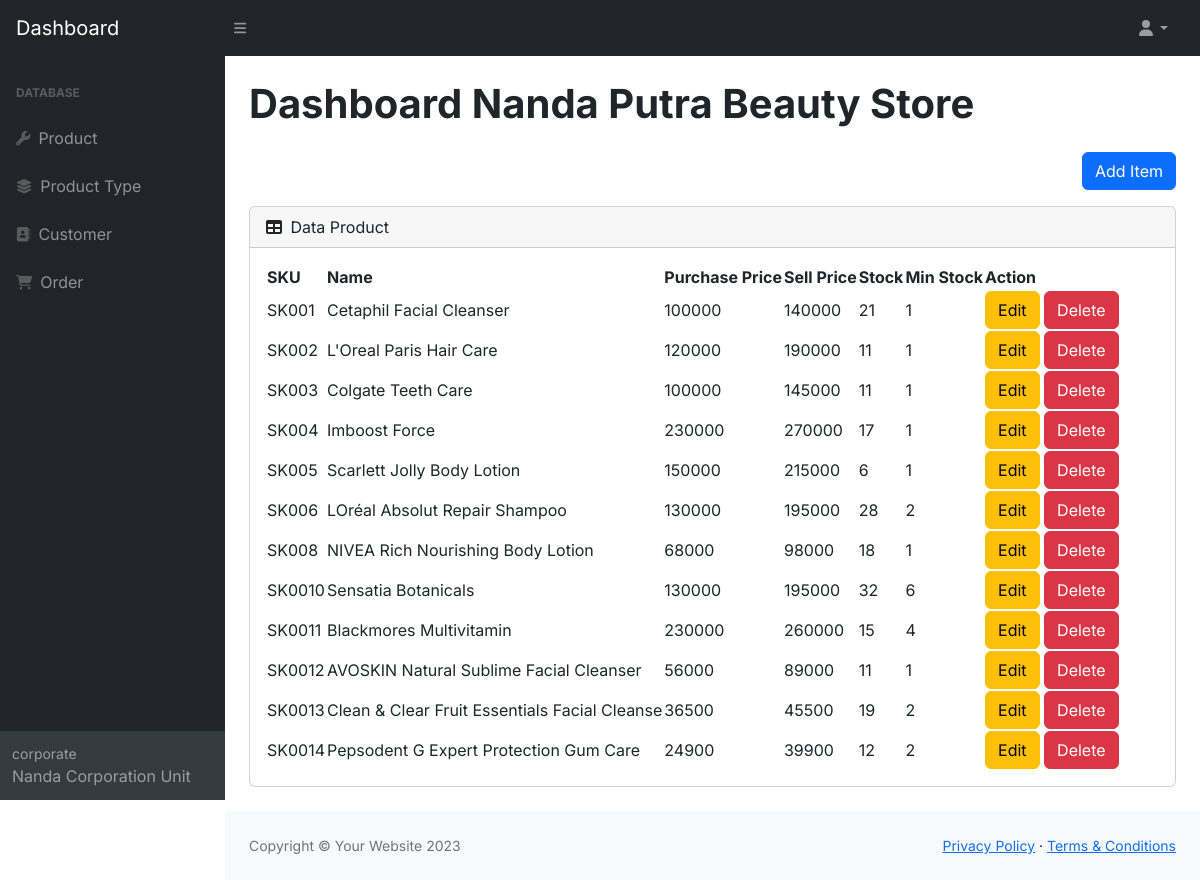
The app's page /dashboard/pages/product/product.php with its own data.
### tables this page shows
CREATE TABLE `product` (
  `id` int(11) NOT NULL,
  `sku` varchar(45) DEFAULT NULL,
  `name` varchar(45) DEFAULT NULL,
  `purchase_price` int(11) DEFAULT NULL,
  `sell_price` int(11) DEFAULT NULL,
  `stock` int(11) DEFAULT 0,
  `min_stock` int(11) DEFAULT 0,
  `product_type_id` int(11) NOT NULL,
  `restock_id` int(11) NOT NULL
);

### db.php (called while the page is built)
<?php
$conn = mysqli_connect("localhost", "root", "", "dbhealthbeauty");
function query($query)
{
    global $conn;
    $result = mysqli_query($conn, $query);
    $rows = [];
    while ($row = mysqli_fetch_assoc($result)) {
        $rows[] = $row;
    }
    return $rows;
};

### dashboard/pages/product/product.php (the view)
<?php
require_once "../../layout/header.php";
$product = query("SELECT * FROM product");
?>
<div class="d-flex justify-content-end mb-3">
    <a href="add-product.php" class="btn btn-primary">Add Item</a>
</div>
<div class="card mb-4">
    <div class="card-header">
        <i class="fas fa-table me-1"></i>
        Data Product
    </div>
    <div class="card-body">
        <table id="datatablesSimple">
            <thead>
                <tr>
                    <th>SKU</th>
                    <th>Name</th>
                    <th>Purchase Price</th>
                    <th>Sell Price</th>
                    <th>Stock</th>
                    <th>Min Stock</th>
                    <th>Action</th>
                </tr>
            </thead>
            <tbody>
                <?php foreach ($product as $p) : ?>
                    <tr>
                        <td><?= $p["sku"]; ?></td>
                        <td><?= $p["name"]; ?></td>
                        <td><?= $p["purchase_price"]; ?></td>
                        <td><?= $p["sell_price"]; ?></td>
                        <td><?= $p["stock"]; ?></td>
                        <td><?= $p["min_stock"]; ?></td>
                        <td>
                            <a href="edit-product.php?id=<?= $p['id']; ?>" class="btn btn-warning">Edit</a>
                            <a href="delete-product.php?id=<?= $p['id']; ?>" class="btn btn-danger" onclick="return confirm('Yakin?')">Delete</a>
                        </td>
                    </tr>
                <?php endforeach; ?>
            </tbody>
        </table>
    </div>
</div>
</div>
</main>
<?php require_once "../../layout/footer.php" ?>

### records on screen
product: sku "SK001", name "Cetaphil Facial Cleanser", purchase_price "100000", sell_price "140000", stock "21", min_stock "1"
product: sku "SK002", name "L'Oreal Paris Hair Care", purchase_price "120000", sell_price "190000", stock "11", min_stock "1"
product: sku "SK003", name "Colgate Teeth Care", purchase_price "100000", sell_price "145000", stock "11", min_stock "1"
product: sku "SK004", name "Imboost Force", purchase_price "230000", sell_price "270000", stock "17", min_stock "1"
product: sku "SK005", name "Scarlett Jolly Body Lotion", purchase_price "150000", sell_price "215000", stock "6", min_stock "1"
product: sku "SK006", name "LOréal Absolut Repair Shampoo", purchase_price "130000", sell_price "195000", stock "28", min_stock "2"
product: sku "SK008", name "NIVEA Rich Nourishing Body Lotion", purchase_price "68000", sell_price "98000", stock "18", min_stock "1"
product: sku "SK0010", name "Sensatia Botanicals", purchase_price "130000", sell_price "195000", stock "32", min_stock "6"
product: sku "SK0011", name "Blackmores Multivitamin", purchase_price "230000", sell_price "260000", stock "15", min_stock "4"
product: sku "SK0012", name "AVOSKIN Natural Sublime Facial Cleanser", purchase_price "56000", sell_price "89000", stock "11", min_stock "1"
product: sku "SK0013", name "Clean & Clear Fruit Essentials Facial Cleanse", purchase_price "36500", sell_price "45500", stock "19", min_stock "2"
product: sku "SK0014", name "Pepsodent G Expert Protection Gum Care", purchase_price "24900", sell_price "39900", stock "12", min_stock "2"
